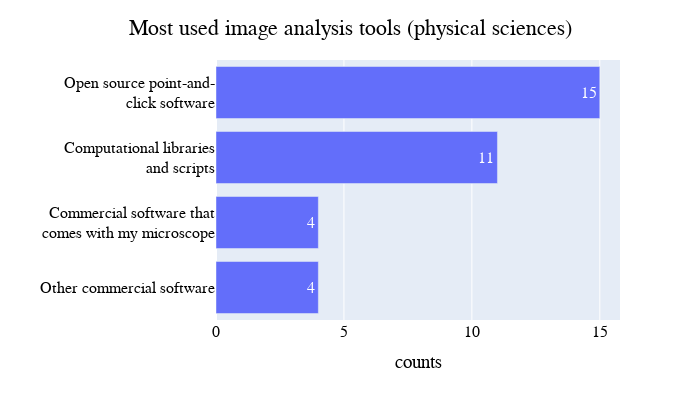

This figure's notebook cell:
### Code cell
# Most used image analysis tools - Physical sciences
barchart_horizontal_fig(most_phy_df, title='Most used image analysis tools (physical sciences)', order_of_axes=['Other commercial software','Commercial software that<br>comes with my microscope','Computational libraries<br>and scripts','Open source point-and-<br>click software'])

### Figure 1 — Plotly figure (JSON) as saved in the notebook; plotly's stock layout.template omitted (floating-point values rounded to 4 significant figures)
{"data": [{"alignmentgroup": "True", "hovertemplate": "counts=%{x}<br>=%{y}<extra></extra>", "legendgroup": "", "marker": {"color": "#636efa", "pattern": {"shape": ""}}, "name": "", "offsetgroup": "", "orientation": "h", "showlegend": false, "textposition": "auto", "texttemplate": "%{x}", "type": "bar", "x": [15, 4, 11, 4], "xaxis": "x", "y": ["Open source point-and-<br>click software", "Other commercial software", "Computational libraries<br>and scripts", "Commercial software that<br>comes with my microscope"], "yaxis": "y"}], "layout": {"barmode": "relative", "font": {"color": "Black", "family": "Helvetica", "size": 16}, "height": 400, "legend": {"font": {"color": "Black", "size": 16}, "title": {"font": {"family": "Helvetica"}}, "tracegroupgap": 0}, "margin": {"t": 60}, "title": {"text": "Most used image analysis tools (physical sciences)", "x": 0.5, "y": 0.95}, "width": 700, "xaxis": {"anchor": "y", "domain": [0, 1], "title": {"text": "counts"}}, "yaxis": {"anchor": "x", "categoryarray": ["Other commercial software", "Commercial software that<br>comes with my microscope", "Computational libraries<br>and scripts", "Open source point-and-<br>click software"], "categoryorder": "array", "domain": [0, 1], "title": {"text": ""}}}}
